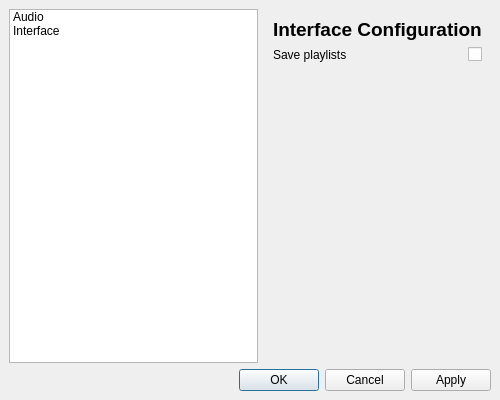
<?xml version="1.0" encoding="UTF-8"?>
<ui version="4.0">
 <class>Settings_PAW_gui</class>
 <widget class="QMainWindow" name="Settings_PAW_gui">
  <property name="geometry">
   <rect>
    <x>0</x>
    <y>0</y>
    <width>500</width>
    <height>400</height>
   </rect>
  </property>
  <property name="windowTitle">
   <string>PAW - Settings</string>
  </property>
  <widget class="QWidget" name="centralwidget">
   <layout class="QVBoxLayout" name="mainVerticalLayout">
    <item>
     <layout class="QHBoxLayout" name="contentHorizontalLayout">
      <item>
       <widget class="QListWidget" name="settingsMenu">
        <item>
         <property name="text">
          <string>Audio</string>
         </property>
        </item>
        <item>
         <property name="text">
          <string>Interface</string>
         </property>
        </item>
       </widget>
      </item>
      <item>
       <widget class="QStackedWidget" name="settingsStack">
        <property name="currentIndex">
         <number>1</number>
        </property>
        <widget class="QWidget" name="audioPage">
         <layout class="QVBoxLayout" name="audioLayout">
          <item>
           <widget class="QLabel" name="audioHeader">
            <property name="font">
             <font>
              <pointsize>14</pointsize>
              <weight>75</weight>
              <bold>true</bold>
             </font>
            </property>
            <property name="text">
             <string>Audio Configuration</string>
            </property>
           </widget>
          </item>
          <item>
           <layout class="QFormLayout" name="audioForm">
            <item row="0" column="0">
             <widget class="QLabel" name="deviceLabel">
              <property name="text">
               <string>Output Device:</string>
              </property>
             </widget>
            </item>
            <item row="0" column="1">
             <widget class="QComboBox" name="audioDeviceComboBox"/>
            </item>
           </layout>
          </item>
          <item>
           <spacer name="audioSpacer">
            <property name="orientation">
             <enum>Qt::Vertical</enum>
            </property>
            <property name="sizeHint" stdset="0">
             <size>
              <width>0</width>
              <height>0</height>
             </size>
            </property>
           </spacer>
          </item>
         </layout>
        </widget>
        <widget class="QWidget" name="uiPage">
         <layout class="QVBoxLayout" name="uiLayout">
          <item>
           <widget class="QLabel" name="interfaceHeader">
            <property name="font">
             <font>
              <pointsize>14</pointsize>
              <weight>75</weight>
              <bold>true</bold>
             </font>
            </property>
            <property name="text">
             <string>Interface Configuration</string>
            </property>
           </widget>
          </item>
          <item>
           <layout class="QFormLayout" name="InterfaceForm">
            <item row="0" column="0">
             <widget class="QLabel" name="label">
              <property name="text">
               <string>Save playlists</string>
              </property>
             </widget>
            </item>
            <item row="0" column="1">
             <widget class="QCheckBox" name="SavePlaylistsCheck">
              <property name="font">
               <font>
                <weight>50</weight>
                <bold>false</bold>
               </font>
              </property>
              <property name="layoutDirection">
               <enum>Qt::RightToLeft</enum>
              </property>
              <property name="text">
               <string/>
              </property>
             </widget>
            </item>
           </layout>
          </item>
          <item>
           <spacer name="verticalSpacer">
            <property name="orientation">
             <enum>Qt::Vertical</enum>
            </property>
            <property name="sizeHint" stdset="0">
             <size>
              <width>20</width>
              <height>40</height>
             </size>
            </property>
           </spacer>
          </item>
         </layout>
        </widget>
       </widget>
      </item>
     </layout>
    </item>
    <item>
     <widget class="QDialogButtonBox" name="buttonBox">
      <property name="standardButtons">
       <set>QDialogButtonBox::Apply|QDialogButtonBox::Cancel|QDialogButtonBox::Ok</set>
      </property>
     </widget>
    </item>
   </layout>
  </widget>
 </widget>
 <resources/>
 <connections/>
</ui>
